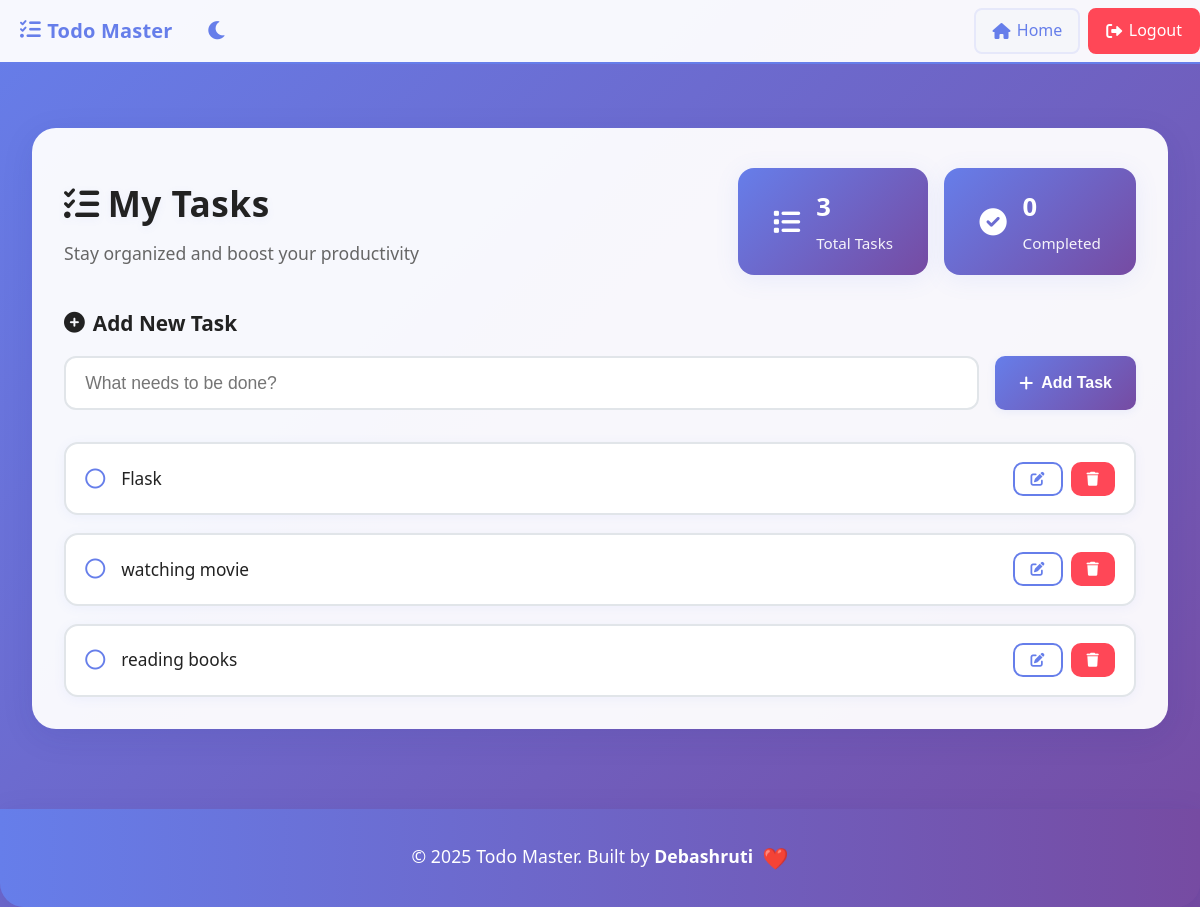
The app's page / (signed in) with its own data.
### main.py (models this page shows)
class Task(db.Model):
    id = db.Column(db.Integer, primary_key=True)
    title = db.Column(db.String(100), nullable=False)
    completed = db.Column(db.Boolean, default=False)
    user_id = db.Column(db.Integer, db.ForeignKey('user.id'), nullable=False)

### main.py (the view)
@app.route('/')
def home():
    if 'user_id' not in session:
        return redirect(url_for('login'))
    tasks = Task.query.filter_by(user_id=session['user_id']).all()
    return render_template('home.html', tasks=tasks, edit_task=None)

### templates/home.html (shortened to what this page needs)
{% extends "base.html" %}
{% block content %}
<div class="dashboard">
    <div class="dashboard-header">
        <div class="welcome-section">
            <h1><i class="fas fa-tasks"></i> My Tasks</h1>
            <p>Stay organized and boost your productivity</p>
        </div>
        <div class="stats-section">
            <div class="stat-card">
                <i class="fas fa-list"></i>
                <div class="stat-info">
                    <span class="stat-number">{{ tasks|length }}</span>
                    <span class="stat-label">Total Tasks</span>
                </div>
            </div>
            <div class="stat-card">
                <i class="fas fa-check-circle"></i>
                <div class="stat-info">
                    <span class="stat-number">{{ tasks|selectattr('completed')|list|length }}</span>
                    <span class="stat-label">Completed</span>
                </div>
            </div>
        </div>
    </div>
    <div class="task-section">
        <div class="task-header">
            <h2><i class="fas fa-plus-circle"></i> Add New Task</h2>
        </div>
        <form method="POST" action="{{ url_for('add_task') }}" class="task-form">
            <div class="input-group">
                <input type="text" name="title" placeholder="What needs to be done?" required>
                <button type="submit" class="btn btn-primary">
                    <i class="fas fa-plus"></i>
                    Add Task
                </button>
            </div>
        </form>
    </div>
    <div class="tasks-container">
        {% if tasks %}
            <div class="task-list">
                {% for task in tasks %}
                    <div class="task-item {% if task.completed %}completed{% endif %}">
                        <div class="task-content">
                            <div class="task-checkbox">
                                <a href="{{ url_for('toggle_task', id=task.id) }}" class="checkbox-link">
                                    {% if task.completed %}
                                        <i class="fas fa-check-circle"></i>
                                    {% else %}
                                        <i class="far fa-circle"></i>
                                    {% endif %}
                                </a>
                            </div>
                            <div class="task-text">
                                {% if edit_task and edit_task.id == task.id %}
                                    <form method="POST" action="{{ url_for('edit_task', id=task.id) }}" class="edit-form">
                                        <input type="text" name="title" value="{{ task.title }}" required>
                                        <button type="submit" class="btn btn-sm btn-success">
                                            <i class="fas fa-save"></i>
                                        </button>
                                        <a href="{{ url_for('home') }}" class="btn btn-sm btn-secondary">
                                            <i class="fas fa-times"></i>
                                        </a>
                                    </form>
                                {% else %}
                                    <span class="task-title">{{ task.title }}</span>
                                {% endif %}
                            </div>
                        </div>
                        <div class="task-actions">
                            {% if not edit_task or edit_task.id != task.id %}
                                <a href="{{ url_for('edit_task', id=task.id) }}" class="btn btn-sm btn-outline" title="Edit">
                                    <i class="fas fa-edit"></i>
                                </a>
                                <a href="{{ url_for('delete_task', id=task.id) }}" class="btn btn-sm btn-danger"
                                   onclick="return confirm('Are you sure you want to delete this task?')" title="Delete">
                                    <i class="fas fa-trash"></i>
                                </a>
                            {% endif %}
                        </div>
                    </div>
                {% endfor %}
            </div>
        {% else %}
            <div class="empty-state">
                <i class="fas fa-clipboard-list"></i>
                <h3>No tasks yet!</h3>
                <p>Start by adding your first task above.</p>
            </div>
        {% endif %}
    </div>
</div>
{% endblock %}

### static/style.css (style rules this page uses)
* { margin: 0; padding: 0; box-sizing: border-box; }
body { font-family: 'Segoe UI', Tahoma, Geneva, Verdana, sans-serif; background: linear-gradient(135deg, var(--primary) 0%, var(--secondary) 100%); min-height: 100vh; color: var(--text-main); line-height: 1.6; transition: background 0.3s, color 0.3s; }
.dashboard { background: var(--bg-dashboard); border-radius: 24px; padding: 2.5rem 2rem 2rem 2rem; box-shadow: var(--shadow); margin-top: 2rem; transition: background 0.3s, color 0.3s; }
.dashboard-header { display: flex; justify-content: space-between; align-items: center; margin-bottom: 2rem; flex-wrap: wrap; gap: 1rem; }
.welcome-section h1 { color: var(--text-main); margin-bottom: 0.5rem; display: flex; align-items: center; gap: 0.5rem; font-size: 2.2rem; font-weight: 800; letter-spacing: 0.5px; text-shadow: 0 2px 8px rgba(102,126,234,0.08); }
.welcome-section p { color: var(--text-muted); font-size: 1.1rem; }
.stats-section { display: flex; gap: 1rem; }
.stat-card { background: linear-gradient(135deg, var(--primary), var(--secondary)); color: #fff; padding: 1.2rem 2.2rem; border-radius: 16px; display: flex; align-items: center; gap: 1rem; min-width: 120px; box-shadow: 0 4px 24px 0 rgba(102,126,234,0.10); font-size: 1.1rem; transition: transform 0.2s, box-shadow 0.2s; }
.stat-card i { font-size: 1.7rem; }
.stat-number { font-size: 1.6rem; font-weight: bold; display: block; }
.stat-label { font-size: 0.95rem; opacity: 0.93; }
.task-section { margin-bottom: 2rem; }
.task-header h2 { color: var(--text-main); margin-bottom: 1rem; display: flex; align-items: center; gap: 0.5rem; font-size: 1.3rem; font-weight: 700; }
.task-form { margin-bottom: 2rem; }
.input-group { display: flex; gap: 1rem; }
.input-group input[type="text"] { flex: 1; padding: 0.9rem 1.2rem; border: 2px solid #e1e5e9; border-radius: 12px; font-size: 1.1rem; background: var(--bg-card); color: var(--text-main); transition: border 0.2s, background 0.3s, color 0.3s; }
.btn { padding: 0.75rem 1.5rem; border: none; border-radius: 10px; font-size: 1rem; font-weight: 500; cursor: pointer; transition: all 0.3s ease; display: inline-flex; align-items: center; gap: 0.5rem; text-decoration: none; }
.btn-primary { background: linear-gradient(135deg, var(--primary), var(--secondary)); color: #fff; font-weight: 600; border: none; box-shadow: 0 2px 8px 0 rgba(102,126,234,0.10); }
.btn-danger { background: #ff4757; color: white; }
.btn-outline { background: transparent; border: 2px solid #667eea; color: #667eea; }
.btn-sm { padding: 0.5rem 1rem; font-size: 0.875rem; }
.task-list { display: flex; flex-direction: column; gap: 1.1rem; }
.task-item { background: var(--bg-card); border: 2px solid #e1e5e9; border-radius: 14px; padding: 1.1rem 1.2rem; display: flex; align-items: center; justify-content: space-between; transition: all 0.3s; box-shadow: 0 2px 12px 0 rgba(102,126,234,0.07); position: relative; }
.task-content { display: flex; align-items: center; gap: 1rem; flex: 1; }
.task-checkbox { display: flex; align-items: center; }
.checkbox-link { color: var(--primary); font-size: 1.25rem; transition: all 0.3s ease; }
.task-text { flex: 1; }
.task-title { font-size: 1.08rem; color: var(--text-main); font-weight: 500; }
.task-actions { display: flex; gap: 0.5rem; }
:root { --primary: #667eea; --secondary: #764ba2; --accent: #ff4757; --bg-light: #f7f7fa; --bg-card: #fff; --bg-dashboard: rgba(255,255,255,0.95); --text-main: #222; --text-muted: #666; --shadow: 0 8px 32px 0 rgba(31, 38, 135, 0.10); }

### records on screen
Task: completed False (drawn), title "Flask"
Task: completed False (drawn), title "watching movie"
Task: completed False (drawn), title "reading books"

### other values on screen
{{ tasks|length }} "3"
{{ tasks|selectattr('completed')|list|length }} "0"
